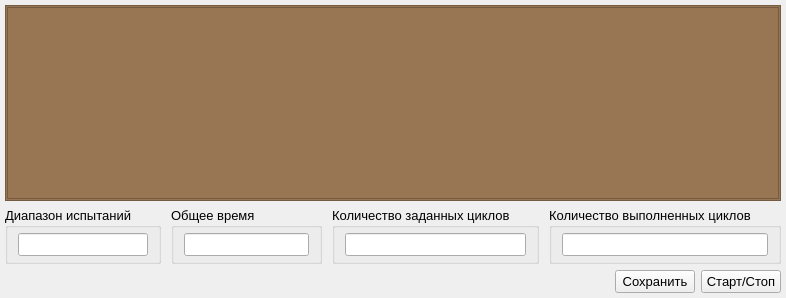
      <widget class="QWidget" name="tab_cyclicTests">
       <property name="enabled">
        <bool>true</bool>
       </property>
       <attribute name="title">
        <string>Циклический тест</string>
       </attribute>
       <layout class="QVBoxLayout" name="verticalLayout_24">
        <property name="leftMargin">
         <number>5</number>
        </property>
        <property name="topMargin">
         <number>5</number>
        </property>
        <property name="rightMargin">
         <number>5</number>
        </property>
        <property name="bottomMargin">
         <number>5</number>
        </property>
        <item>
         <widget class="QFrame" name="frame_chartCyclicSolenoid">
          <property name="styleSheet">
           <string notr="true">background-color: rgb(152, 118, 84);</string>
          </property>
          <property name="frameShape">
           <enum>QFrame::Shape::StyledPanel</enum>
          </property>
          <property name="frameShadow">
           <enum>QFrame::Shadow::Raised</enum>
          </property>
          <layout class="QVBoxLayout" name="verticalLayout_41">
           <property name="spacing">
            <number>0</number>
           </property>
           <property name="leftMargin">
            <number>1</number>
           </property>
           <property name="topMargin">
            <number>1</number>
           </property>
           <property name="rightMargin">
            <number>1</number>
           </property>
           <property name="bottomMargin">
            <number>1</number>
           </property>
           <item>
            <widget class="MyChart" name="Chart_cyclicTests"/>
           </item>
          </layout>
         </widget>
        </item>
        <item>
         <layout class="QHBoxLayout" name="horizontalLayout">
          <property name="spacing">
           <number>10</number>
          </property>
          <item>
           <widget class="QGroupBox" name="groupBox">
            <property name="font">
             <font>
              <family>Segoe UI</family>
              <pointsize>10</pointsize>
             </font>
            </property>
            <property name="title">
             <string>Диапазон испытаний</string>
            </property>
            <layout class="QVBoxLayout" name="verticalLayout_10">
             <property name="spacing">
              <number>0</number>
             </property>
             <property name="leftMargin">
              <number>10</number>
             </property>
             <property name="topMargin">
              <number>5</number>
             </property>
             <property name="rightMargin">
              <number>10</number>
             </property>
             <property name="bottomMargin">
              <number>5</number>
             </property>
             <item>
              <widget class="QLineEdit" name="label_cyclicTest_sequenceValue">
               <property name="focusPolicy">
                <enum>Qt::FocusPolicy::NoFocus</enum>
               </property>
               <property name="alignment">
                <set>Qt::AlignmentFlag::AlignCenter</set>
               </property>
               <property name="readOnly">
                <bool>true</bool>
               </property>
              </widget>
             </item>
            </layout>
           </widget>
          </item>
          <item>
           <widget class="QGroupBox" name="groupBox_2">
            <property name="font">
             <font>
              <family>Segoe UI</family>
              <pointsize>10</pointsize>
             </font>
            </property>
            <property name="title">
             <string>Общее время</string>
            </property>
            <layout class="QHBoxLayout" name="horizontalLayout_16">
             <property name="spacing">
              <number>0</number>
             </property>
             <property name="leftMargin">
              <number>10</number>
             </property>
             <property name="topMargin">
              <number>5</number>
             </property>
             <property name="rightMargin">
              <number>10</number>
             </property>
             <property name="bottomMargin">
              <number>5</number>
             </property>
             <item>
              <widget class="QLineEdit" name="label_cyclicTest_totalTimeValue">
               <property name="font">
                <font>
                 <family>Segoe UI</family>
                 <pointsize>10</pointsize>
                </font>
               </property>
               <property name="focusPolicy">
                <enum>Qt::FocusPolicy::NoFocus</enum>
               </property>
               <property name="alignment">
                <set>Qt::AlignmentFlag::AlignCenter</set>
               </property>
               <property name="readOnly">
                <bool>true</bool>
               </property>
              </widget>
             </item>
            </layout>
           </widget>
          </item>
          <item>
           <widget class="QGroupBox" name="groupBox_3">
            <property name="font">
             <font>
              <family>Segoe UI</family>
              <pointsize>10</pointsize>
             </font>
            </property>
            <property name="title">
             <string>Количество заданных циклов</string>
            </property>
            <layout class="QHBoxLayout" name="horizontalLayout_17">
             <property name="spacing">
              <number>0</number>
             </property>
             <property name="leftMargin">
              <number>10</number>
             </property>
             <property name="topMargin">
              <number>5</number>
             </property>
             <property name="rightMargin">
              <number>10</number>
             </property>
             <property name="bottomMargin">
              <number>5</number>
             </property>
             <item>
              <widget class="QLineEdit" name="label_cyclicTest_specifiedCyclesValue">
               <property name="font">
                <font>
                 <family>Segoe UI</family>
                 <pointsize>10</pointsize>
                </font>
               </property>
               <property name="focusPolicy">
                <enum>Qt::FocusPolicy::NoFocus</enum>
               </property>
               <property name="alignment">
                <set>Qt::AlignmentFlag::AlignCenter</set>
               </property>
               <property name="readOnly">
                <bool>true</bool>
               </property>
              </widget>
             </item>
            </layout>
           </widget>
          </item>
          <item>
           <widget class="QGroupBox" name="groupBox_4">
            <property name="font">
             <font>
              <family>Segoe UI</family>
              <pointsize>10</pointsize>
             </font>
            </property>
            <property name="title">
             <string>Количество выполненных циклов</string>
            </property>
            <layout class="QHBoxLayout" name="horizontalLayout_22">
             <property name="spacing">
              <number>0</number>
             </property>
             <property name="leftMargin">
              <number>10</number>
             </property>
             <property name="topMargin">
              <number>5</number>
             </property>
             <property name="rightMargin">
              <number>10</number>
             </property>
             <property name="bottomMargin">
              <number>5</number>
             </property>
             <item>
              <widget class="QLineEdit" name="label_cyclicTest_completedCyclesValue">
               <property name="font">
                <font>
                 <family>Segoe UI</family>
                 <pointsize>10</pointsize>
                </font>
               </property>
               <property name="focusPolicy">
                <enum>Qt::FocusPolicy::NoFocus</enum>
               </property>
               <property name="alignment">
                <set>Qt::AlignmentFlag::AlignCenter</set>
               </property>
               <property name="readOnly">
                <bool>true</bool>
               </property>
              </widget>
             </item>
            </layout>
           </widget>
          </item>
         </layout>
        </item>
        <item>
         <layout class="QHBoxLayout" name="horizontalLayout_cyclicSolenoidStart">
          <item>
           <spacer name="horizontalSpacer_cyclicSolenoidStart">
            <property name="orientation">
             <enum>Qt::Orientation::Horizontal</enum>
            </property>
            <property name="sizeHint" stdset="0">
             <size>
              <width>40</width>
              <height>20</height>
             </size>
            </property>
           </spacer>
          </item>
          <item>
           <widget class="QPushButton" name="pushButton_cyclicTest_save">
            <property name="font">
             <font>
              <family>Segoe UI</family>
              <pointsize>10</pointsize>
             </font>
            </property>
            <property name="text">
             <string>Сохранить</string>
            </property>
           </widget>
          </item>
          <item>
           <widget class="QPushButton" name="pushButton_cyclicTest_start">
            <property name="font">
             <font>
              <family>Segoe UI</family>
              <pointsize>10</pointsize>
             </font>
            </property>
            <property name="text">
             <string>Старт/Стоп</string>
            </property>
           </widget>
          </item>
         </layout>
        </item>
       </layout>
      </widget>
